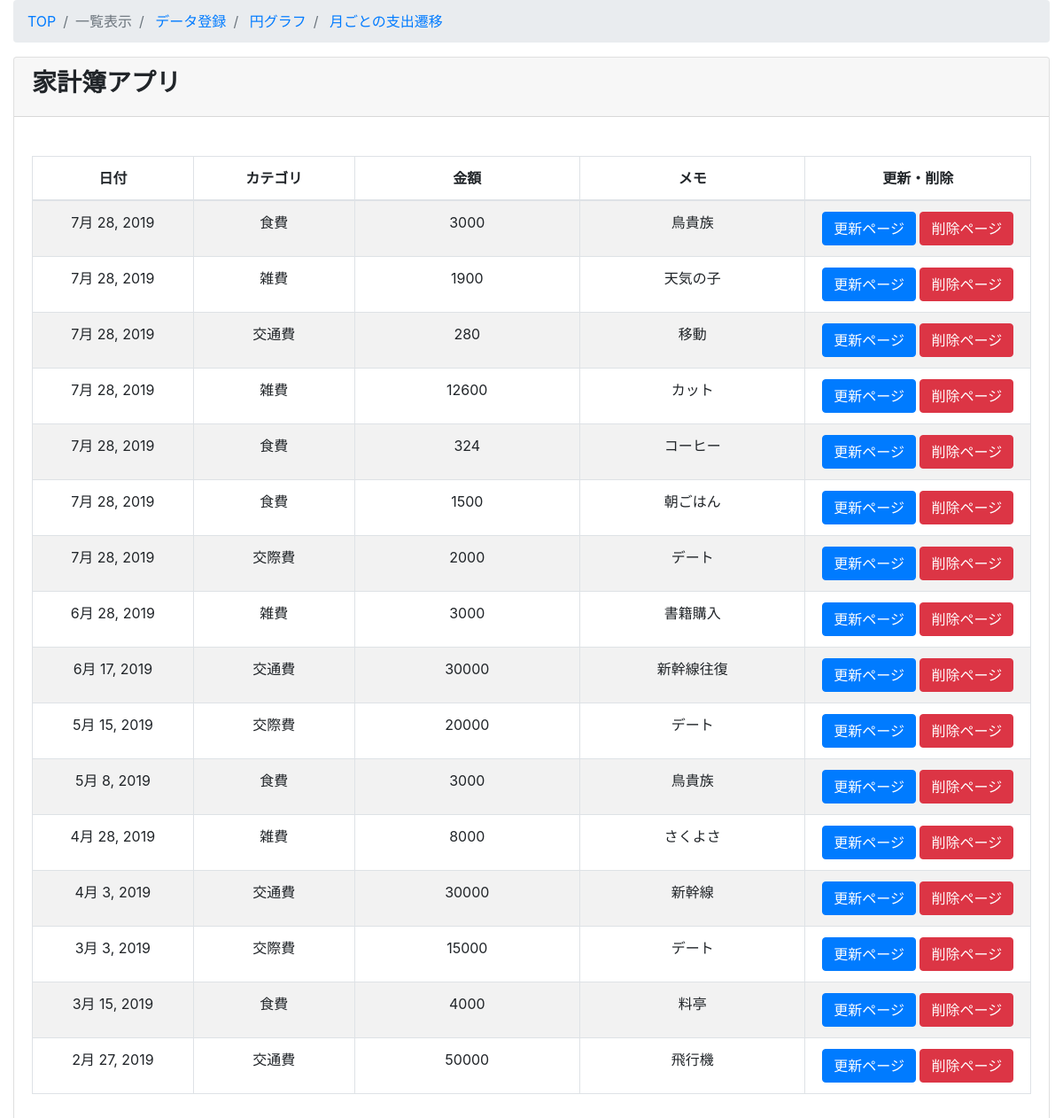
Page /kakeibo/kakeibo_list/ on the committed database.
### kakeibo/models.py (models this page shows, shortened)
class Kakeibo(models.Model):
   class Meta:
       db_table ="kakeibo"
       verbose_name ="家計簿"
       verbose_name_plural ="家計簿"
   date = models.DateField(verbose_name="日付",default=datetime.now)
   category = models.ForeignKey(Category, on_delete = models.PROTECT, verbose_name="カテゴリ")
   money = models.IntegerField(verbose_name="金額", help_text="単位は日本円")
   memo = models.CharField(verbose_name="メモ", max_length=500)

class Category(models.Model):
   class Meta:
      db_table ="category"
      verbose_name ="カテゴリ"
      verbose_name_plural ="カテゴリ"
   category_name = models.CharField(max_length=255,unique=True)
   def __str__(self):
       return self.category_name

### kakeibo/views.py (the view)
# urls.py: path('kakeibo_list/', views.KakeiboListView.as_view(), name='kakeibo_list'),
class KakeiboListView(ListView):
    model = Kakeibo
    template_name = "kakeibo/kakeibo_list.html"
    def queryset(self):
        return Kakeibo.objects.all()

### kakeibo/templates/kakeibo/kakeibo_list.html
{% extends 'kakeibo/base.html' %}
{% block content %}
 <div class="content-wrapper">
   <div class="container-fluid">
     <ol class="breadcrumb">
       <li class="breadcrumb-item">
         <a href="{% url 'kakeibo:kakeibo_list' %}">TOP</a>
       </li>
       <li class="breadcrumb-item active">一覧表示</li>
       <li class="breadcrumb-item">
         <a href="{%url 'kakeibo:kakeibo_create' %}">データ登録</a>
       </li>
       <li class="breadcrumb-item">
          <a href="{%url 'kakeibo:kakeibo_circle' %}">円グラフ</a>
        </li>
        <li class="breadcrumb-item">
            <a href="{%url 'kakeibo:kakeibo_line' %}">月ごとの支出遷移</a>
          </li>
     </ol>
     <div class="card mb-3">
       <div class="card-header">
         <h3><b>家計簿アプリ</b></h3></div>
       <div class="card-body">
         <div class="table-responsive">
         <table id="kakeibo_list" width="100%" class="table table-striped table-bordered table-hover">
             <thead>
               <tr>
                 <th class="text-center">日付</th>
                 <th class="text-center">カテゴリ</th>
                 <th class="text-center">金額</th>
                 <th class="text-center">メモ</th>
                 <th class="text-center">更新・削除</th>
               </tr>
             </thead>
             <tbody>
               {% for item in object_list %}
                 <tr class="odd gradeX text-center">
                   <td class="text-center" width="100">{{ item.date}}</td>
                   <td class="text-center" width="100">{{ item.category }}</td>
                   <td class="text-center" width="140">{{ item.money }}</td>
                   <td class="text-center" width="140">{{ item.memo }}</td>
                   <td class="text-center" width="140">
                    <a class="btn btn-primary" href="{%url 'kakeibo:kakeibo_update' item.pk %}" role="button">更新ページ</a>
                    <a class="btn btn-danger" href="{%url 'kakeibo:kakeibo_delete' item.pk %}" role="button">削除ページ</a>
                  </td>
                 </tr>
             {% endfor %}
             </tbody>
           </table>
       </div>
      </div>
      </div>
   </div>
  </div>
{% endblock content %}

### kakeibo/templates/kakeibo/base.html (shortened to what this page needs)
<!doctype html>
<html>
<head>
 <link rel="stylesheet" href="https://maxcdn.bootstrapcdn.com/bootstrap/4.0.0-beta.2/css/bootstrap.min.css">
<body>
 {% block content %}{% endblock %}
<link rel="stylesheet" href="https://cdn.datatables.net/t/bs-3.3.6/jqc-1.12.0,dt-1.10.11/datatables.min.css"/>
</body>
</html>

### rows in the picture
Kakeibo: date "7月 28, 2019", category "食費", money "3000", memo "鳥貴族"
Kakeibo: date "7月 28, 2019", category "雑費", money "1900", memo "天気の子"
Kakeibo: date "7月 28, 2019", category "交通費", money "280", memo "移動"
Kakeibo: date "7月 28, 2019", category "雑費", money "12600", memo "カット"
Kakeibo: date "7月 28, 2019", category "食費", money "324", memo "コーヒー"
Kakeibo: date "7月 28, 2019", category "食費", money "1500", memo "朝ごはん"
Kakeibo: date "7月 28, 2019", category "交際費", money "2000", memo "デート"
Kakeibo: date "6月 28, 2019", category "雑費", money "3000", memo "書籍購入"
Kakeibo: date "6月 17, 2019", category "交通費", money "30000", memo "新幹線往復"
Kakeibo: date "5月 15, 2019", category "交際費", money "20000", memo "デート"
Kakeibo: date "5月 8, 2019", category "食費", money "3000", memo "鳥貴族"
Kakeibo: date "4月 28, 2019", category "雑費", money "8000", memo "さくよさ"
Kakeibo: date "4月 3, 2019", category "交通費", money "30000", memo "新幹線"
Kakeibo: date "3月 3, 2019", category "交際費", money "15000", memo "デート"
Kakeibo: date "3月 15, 2019", category "食費", money "4000", memo "料亭"
Kakeibo: date "2月 27, 2019", category "交通費", money "50000", memo "飛行機"
